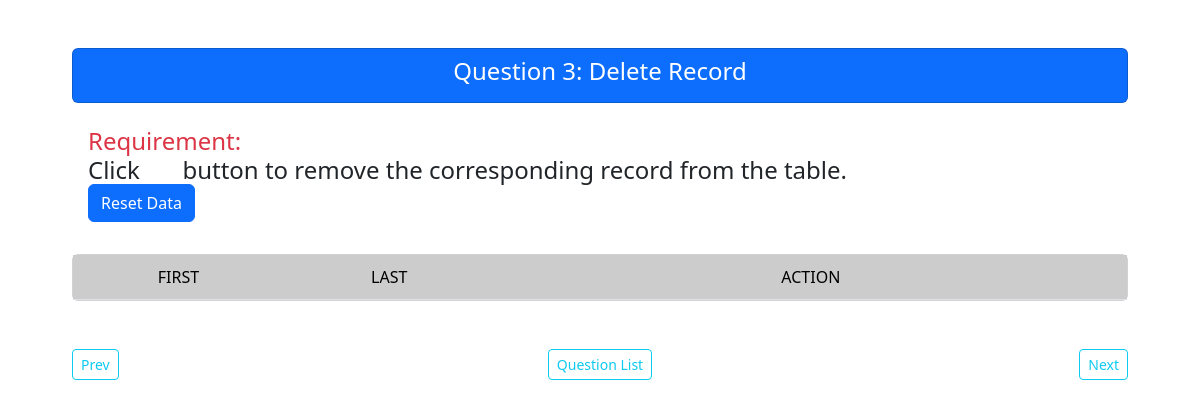
Before: /question3 with the older database file.
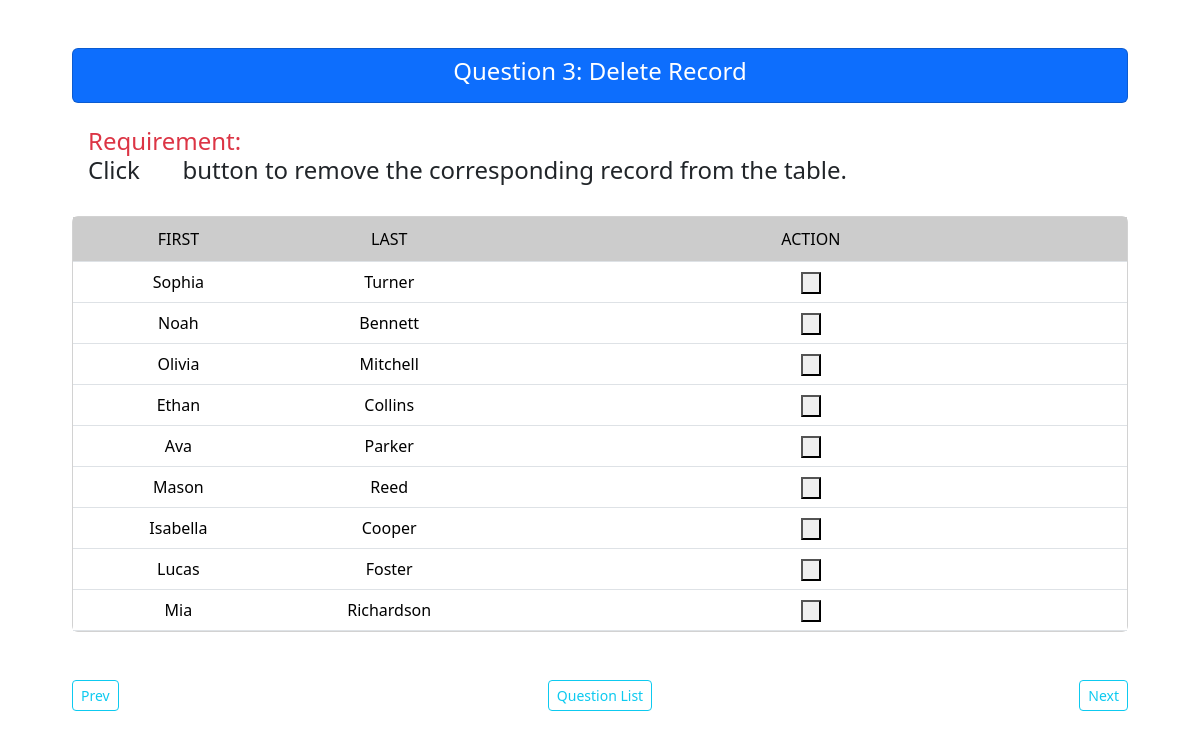
After: the same page with the newer database file.
### questions/models.py (models this page shows)
class Employee(models.Model):
    first_name = models.CharField(max_length=255, default="")
    last_name = models.CharField(max_length=255, default="")

### questions/views.py (the view)
# urls.py: path("question3", question3, name="question3"),
def question3(request):
    context = {"emp_list": Employee.objects.all()}
    return render(request, "questions/question3.html", context)

### questions/templates/questions/question3.html (shortened to what this page needs)
{% extends 'base.html' %}
{% load static %}
{% block question_head %}
Question 3: Delete Record
{% endblock %}
{% block question_detail %}
    Click <i class='fa fa-trash text-danger'></i> button to remove the corresponding record from the table.
    {% if not emp_list %}<br><button class='btn btn-primary' onclick='reset_employee_data()'>Reset Data</button>{% endif %}
{% endblock %}
{% block body_content %}
<div class='card'>
    <table class="table table-hover table-fixed text-center mb-0">
        <thead class='thead-sticky'>
            <tr class='fw-bold'>
                <th width='20%'>First</th>
                <th width='20%'>Last</th>
                <th width='60%'>Action</th>
            </tr>
        </thead>
        <tbody class="text-center">
            {% for emp in emp_list %}
            <tr>
                <td>{{emp.first_name}}</td>
                <td>{{emp.last_name}}</td>
                <td><button class='fa fa-trash text-danger' onclick='delete_curr_row("{{emp.id}}", "{{emp.first_name}}", "{{emp.last_name}}")'></button></td>
            </tr>
            {% endfor %}
        </tbody>
    </table>
</div>
{% include "questions/includes/bottom_pagination.html" with question=3 is_last=False %}
{% endblock %}

### core/templates/base.html (shortened to what this page needs)
{% load static %}
<!DOCTYPE html>
<head>
    <link rel="stylesheet" href="{% static 'bootstrap/bootstrap.css' %}?v=1.0">
    <link rel="stylesheet" href="{% static 'core/core.css' %}?v=1.0">
    <link rel="stylesheet" href="{% static 'fontawsome/fontawsome.css' %}?v=1.0">
    <link rel="stylesheet" href="{% static 'sweetalert/sweetalert.css' %}?v=1.0">
</head>
<body>
<div class="container-fluid">
    <div class='row m-5 mb-2'>
        <div class='col-md-12'>
            <div class='py-2 bg-primary card'>
                <h4 class='text-white text-center'>{% block question_head %}{% endblock %}</h4>
            </div>
            <div class='my-3'>
                <h4 class='px-3 py-2'>
                    <span class='text-danger'>Requirement:</span><br>
                    {% block question_detail %}{% endblock %}
                </h4>
            </div>
        </div>
    </div>
    <div class='row mx-5'>
        <div class='col-md-12' id='core_body_content'>
            {% block body_content %}
            {% endblock %}
        </div>
    </div>
</div>
</body>
</html>

### questions/templates/questions/includes/bottom_pagination.html
<div class='row mt-5'>
    {% if question == 1%}
    <div class='col-md-1'><a class='btn btn-sm btn-outline-info' href='{% url "questions:questions" %}' >Prev</a></div>
    {% else %}
    <div class='col-md-1'><a class='btn btn-sm btn-outline-info' href="/question{{question|add:'-1'}}" >Prev</a></div>
    {% endif %}
    <div class='col-md-4'></div>
    <div class='col-md-2 text-center'><a class='btn btn-sm btn-outline-info' href='{% url "questions:questions" %}'>Question List</a></div>
    <div class='col-md-4'></div>
    {% if is_last %}
    <div class='col-md-1 text-end'><a class='btn btn-sm btn-outline-info' href='{% url "questions:questions" %}' >Next</a></div>
    {% else %}
    <div class='col-md-1 text-end'><a class='btn btn-sm btn-outline-info' href="/question{{question|add:'1'}}" >Next</a></div>
    {% endif %}
</div>

### core/static/core/core.css (style rules this page uses)
.table-fixed { table-layout: fixed; }
.thead-sticky { position: sticky; top: 0; z-index: 1; }
.thead-sticky { position: sticky; top: 0; z-index: 100; transform: translateZ(0); }
.thead-sticky th { position: sticky; top: 0; z-index: 101; background-color: var(--bs-body-bg); background-clip: padding-box; box-shadow: 0 2px 0 rgba(0, 0, 0, .05); }
.table > :not(caption) > * > * { position: relative; z-index: 1; overflow: visible; }
th { padding: 0.625rem 0.5rem !important; font-weight: 500; text-transform: uppercase; text-align: center; background-color: #CCCCCC !important; }

Changed rows visible on the page:
added Employee: first_name "Sophia", last_name "Turner"
added Employee: first_name "Noah", last_name "Bennett"
added Employee: first_name "Olivia", last_name "Mitchell"
added Employee: first_name "Ethan", last_name "Collins"
added Employee: first_name "Ava", last_name "Parker"
added Employee: first_name "Mason", last_name "Reed"
added Employee: first_name "Isabella", last_name "Cooper"
added Employee: first_name "Lucas", last_name "Foster"
added Employee: first_name "Mia", last_name "Richardson"
Other visible differences:
text no longer shown: "Reset Data"
